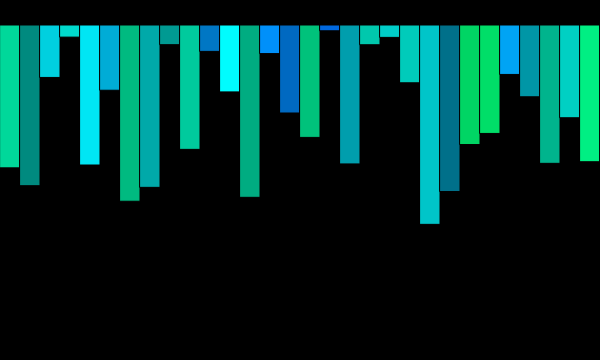
Frame 1 (no input)
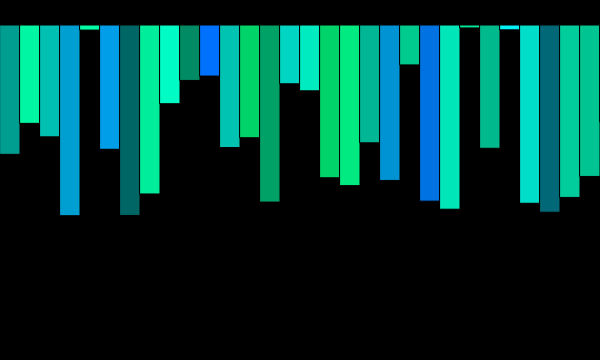
Frame 60 (no input)
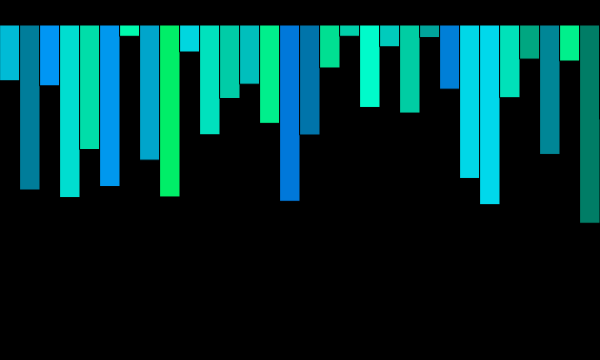
Frame 120 (the mouse pressed at the canvas centre since frame 60)

The p5.js sketch that drew these frames (run headless with seeded random() and noise() and a simulated clock; from frame 60 on, the mouse is pressed at the canvas centre):

// p5.js sketch
// ── sketch.js
/* 

Random 

*/


function setup(){
	createCanvas(600,360);


}

function draw(){

	background('black');
	frameRate(20);


	for ( let x = 0; x <= width; x += 20){

			let s = random(100);
			let r = random(0);
			let g = random(100,255);
			let b = random(100,255);

			fill (r,g,b);
			rect(x ,25 ,20 ,s *2);
			rect(x,400, 20, s *-2);

/*
			fill ('red');
			rect(x + 7, 50, 5, s);
			rect(x, 57, 20, 5);

*/			
	}




}	
	
